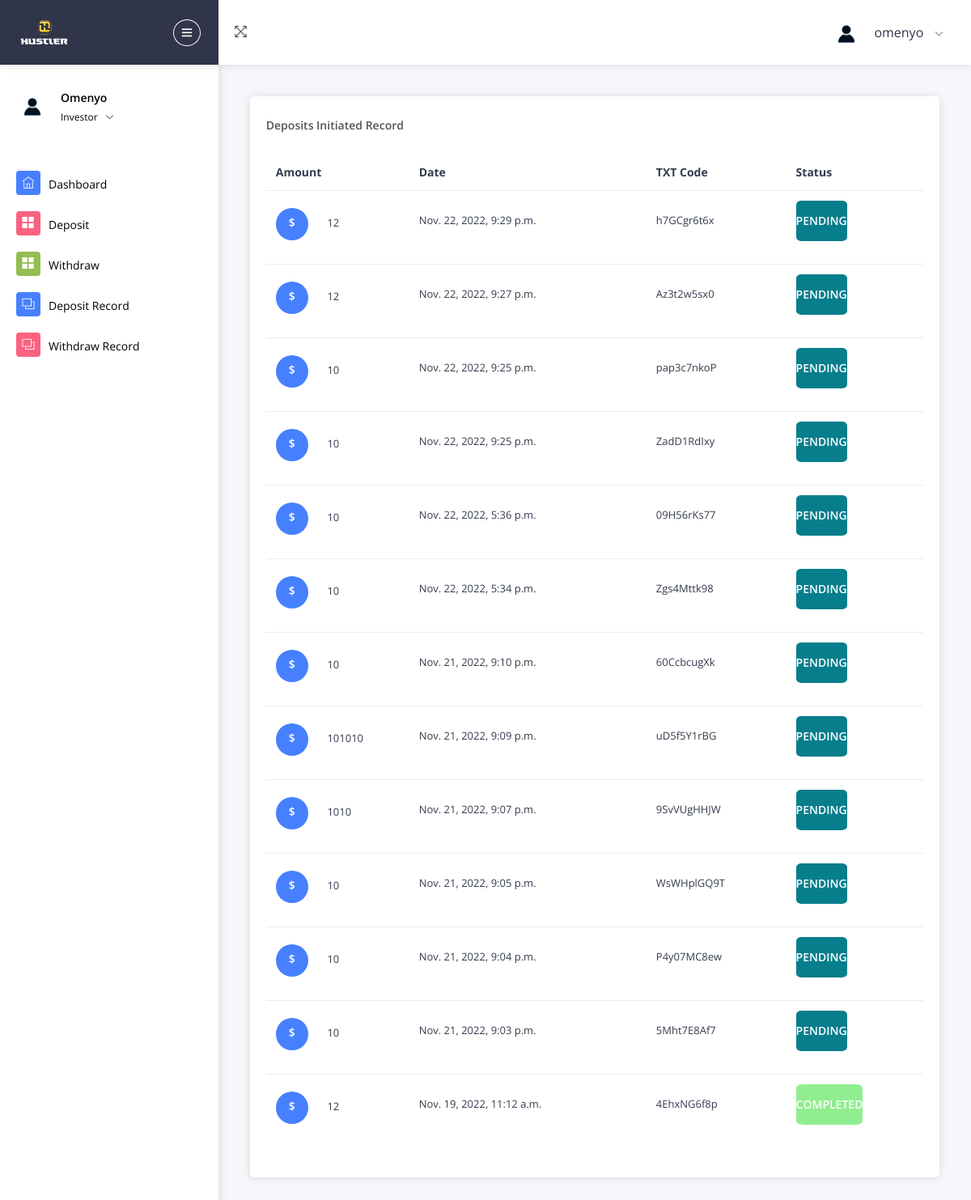
/depositrecord (signed in), run on an earlier commit of the app's database.
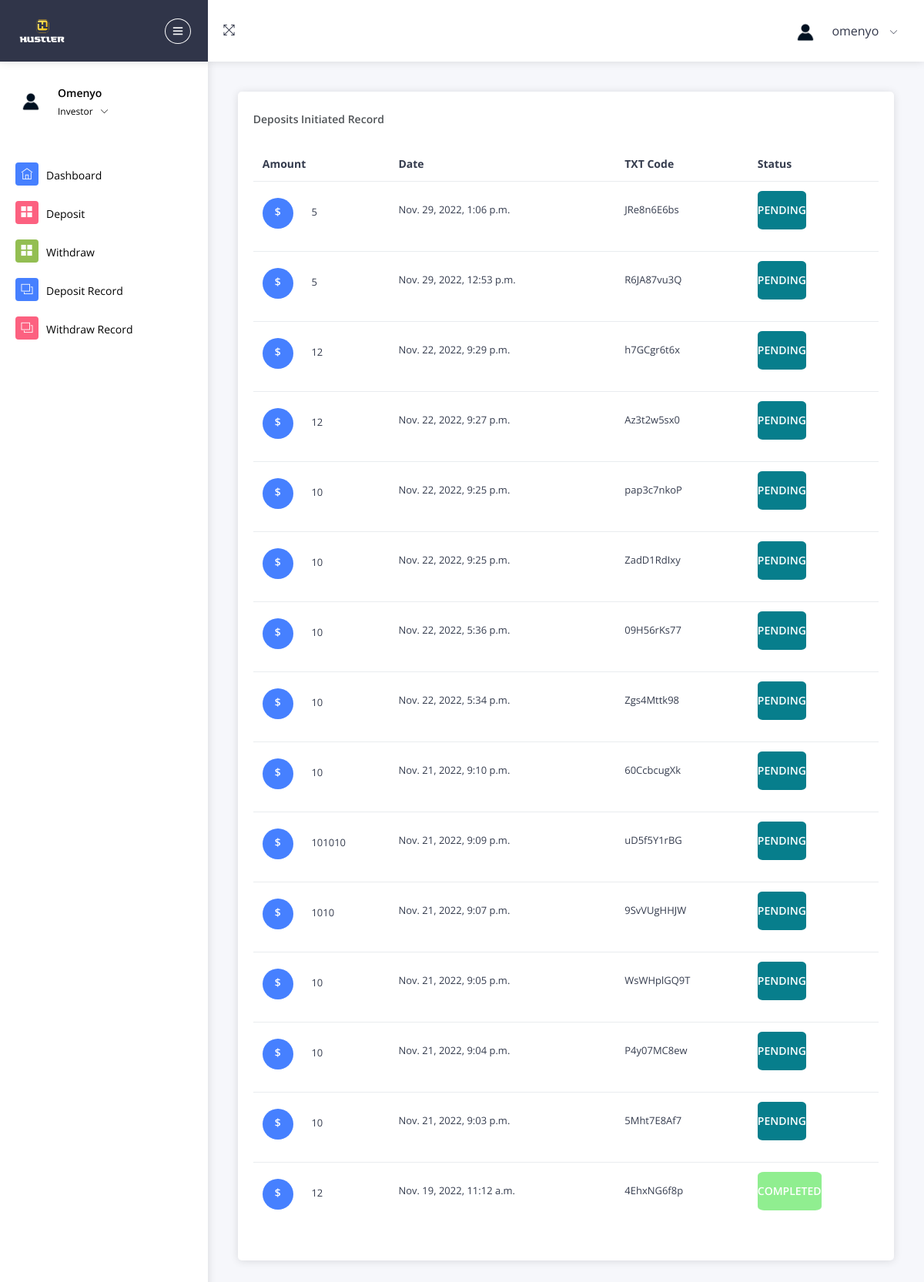
And on a later commit of the database.
### main/models.py (models this page shows, shortened)
class Deposit(models.Model):
	person = models.CharField(max_length=1000)
	amount= models.CharField(max_length=1000)
	txt_random=models.CharField(max_length=1000, default=1)
	date_deposit =models.DateTimeField(default=datetime.datetime.today)
	status=models.BooleanField(default=False)
	class Meta:
		ordering = ('-date_deposit', )

### main/views.py (the view)
# urls.py: path('depositrecord', views.depositrecord, name='depositrecord'),
@login_required
def depositrecord(request):
    try:
        lists=Deposit.objects.filter(person=request.user)
    except:
        lists={}
    context={'lists':lists,'header':'Deposits Initiated Record'}
    return render(request, 'withdrawdepositrecord.html',context)

### templates/withdrawdepositrecord.html (shortened to what this page needs)
{% extends 'base.html' %}
{% load static %}
{% block body %}
<div class="pcoded-content">
                        <div class="pcoded-inner-content">
                            <div class="main-body">
                                <div class="page-wrapper">
                                    <div class="page-body">
                                        <div class="row">
                                            <div class="col-md-12 col-xl-12">
                                                <div class="card project-task">
                                                    <div class="card-header">
                                                        <div class="card-header-left ">
                                                            <h5>{{ header }} </h5>
                                                        </div>
                                                        <div class="card-header-right">
                                                            <ul class="list-unstyled card-option">
                                                                <li><i class="icofont icofont-simple-left "></i></li>
                                                            </ul>
                                                        </div>
                                                    </div>
                                                    <div class="card-block p-b-10">
                                                        <div class="table-responsive">
                                                            <table class="table table-hover">
                                                                <thead>
                                                                    <tr>
                                                                        <th>Amount</th>
                                                                        <th>Date</th>
                                                                        <th>TXT Code</th>
                                                                        <th>Status</th>
                                                                    </tr>
                                                                </thead>
                                                                <tbody>
                                                                    {% for i in lists %}
                                                                    <tr>
                                                                        <td>
                                                                            <div class="task-contain">
                                                                                <h6 class="bg-c-blue d-inline-block text-center">$</h6>
                                                                                <p class="d-inline-block m-l-20">{{ i.amount }}</p>
                                                                            </div>
                                                                        </td>
                                                                        <td>
                                                                            <p class="d-inline-block m-r-20">{{ i.date_deposit }}</p>
                                                                        </td>
                                                                        <td>
                                                                            <p class="d-inline-block m-r-20">{{ i.txt_random }}</p>
                                                                        </td>
                                                                        {% if i.status == True %}
                                                                        <td>
                                                                            <p class="d-inline-block m-r-20"style=": 100px;height: 50px;font-size: 14px;color: #ffffff;font-weight: 600;
                                                                            line-height: 50px;text-align:center;display: block;background-color:#90EE90;-webkit-border-radius: 50%;-moz-border-radius: 50%;border-radius: 10%;text-transform: uppercase;">Completed</p>
                                                                        </td>
                                                                        {% else %}
                                                                        <td>
                                                                            <p class="d-inline-block m-r-20" style=": 100px;height: 50px;font-size: 14px;color: #ffffff;font-weight: 600;
                                                                            line-height: 50px;text-align:center;display: block;background-color:#077E8C;-webkit-border-radius: 50%;-moz-border-radius: 50%;border-radius: 10%;text-transform: uppercase;">Pending </p>
                                                                        </td>
                                                                        {% endif %}
                                                                    </tr>
                                                                    {% endfor %}
                                                                </tbody>
                                                            </table>
                                                        </div>
                                                    </div>
                                                </div>
                                            </div>
                                        </div>
                                    </div>
                                </div>
                            </div>
                        </div>
                    </div>
{% endblock %}

### templates/base.html (shortened to what this page needs)
{% load static %}
<!DOCTYPE html>
<html lang="en">
<head>
      <link rel="stylesheet" type="text/css" href="{% static 'assets/css/bootstrap/css/bootstrap.min.css' %}">
      <link rel="stylesheet" type="text/css" href="{% static 'assets/icon/themify-icons/themify-icons.css' %}">
      <link rel="stylesheet" type="text/css" href="{% static 'assets/icon/icofont/css/icofont.css' %}">
      <link rel="stylesheet" type="text/css" href="{% static 'assets/css/style.css' %}">
      <link rel="stylesheet" type="text/css" href="{% static 'assets/css/jquery.mCustomScrollbar.css' %}">
  </head>
  <body>
    <div id="pcoded" class="pcoded">
        <div class="pcoded-container navbar-wrapper">
            <nav class="navbar header-navbar pcoded-header">
                <div class="navbar-wrapper">
                    <div class="navbar-logo">
                        <a class="mobile-menu" id="mobile-collapse" href="#!">
                            <i class="ti-menu"></i>
                        </a>
                        <a href="index.html">
                            <img class="img-fluid" src="{% static 'assets/logo-removebg-preview.png' %}"  alt="Template"style="height:60px;width: 90px;" />
                        </a>
                    </div>
                    <div class="navbar-container container-fluid">
                        <ul class="nav-left">
                            <li>
                                <a href="#!" onclick="javascript:toggleFullScreen()">
                                    <i class="ti-fullscreen"></i>
                                </a>
                            </li>
                        </ul>
                        <ul class="nav-right">
                            <li class="user-profile header-notification">
                                <a href="#!">
                                    <img src="{% static 'assets/default.jpg' %}" class="img-radius" alt="User-Profile-Image">
                                    <span>{% if user.is_authenticated %}{{ request.user.username }}{% else %}Guest User{% endif %}</span>
                                    <i class="ti-angle-down"></i>
                                </a>
                            </li>
                        </ul>
                    </div>
                </div>
            </nav>
            <div class="pcoded-main-container">
                <div class="pcoded-wrapper">
                    <nav class="pcoded-navbar">
                        <div class="pcoded-inner-navbar main-menu">
                            <div class="">
                                <div class="main-menu-header">
                                    <img class="img-40 img-radius" src="{% static 'assets/default.jpg' %}" alt="User-Profile-Image">
                                    <div class="user-details">
                                        <span>{% if user.is_authenticated %}{{ request.user.username }}{% else %}Guest User{% endif %}</span>
                                        <span id="more-details">Investor<i class="ti-angle-down"></i></span>
                                    </div>
                                </div>
                            </div>
                            <div class="pcoded-navigatio-lavel" data-i18n="nav.category.navigation"></div>
                            <ul class="pcoded-item pcoded-left-item">
                                <li class="">
                                    <a href="/">
                                        <span class="pcoded-micon"><i class="ti-home"></i><b>D</b></span>
                                        <span class="pcoded-mtext" data-i18n="nav.dash.main">Dashboard</span>
                                    </a>
                                </li>
                                <li class="">
                                    <a href="/deposit">
                                        <span class="pcoded-micon"><i class="ti-layout-grid2-alt"></i></span>
                                        <span class="pcoded-mtext"  data-i18n="nav.basic-components.main">Deposit</span>
                                    </a>
                                </li>
                                <li class="">
                                    <a href="/withdraw">
                                        <span class="pcoded-micon"><i class="ti-layout-grid2-alt"></i></span>
                                        <span class="pcoded-mtext"  data-i18n="nav.basic-components.main">Withdraw</span>
                                    </a>
                                </li>
                            </ul>
                            <ul class="pcoded-item pcoded-left-item">
                                <li>
                                    <a href="/depositrecord">
                                        <span class="pcoded-micon"><i class="ti-layers"></i><b>FC</b></span>
                                        <span class="pcoded-mtext" data-i18n="nav.form-components.main">Deposit Record</span>
                                    </a>
                                </li>
                                <li>
                                    <a href="/withdrawrecord">
                                        <span class="pcoded-micon"><i class="ti-layers"></i><b>FC</b></span>
                                        <span class="pcoded-mtext" data-i18n="nav.form-components.main">Withdraw Record</span>
                                    </a>
                                </li>
                            </ul>
                        </div>
                    </nav>
{% block body %}
{% endblock %}
</body>
</html>

What changed in the data, as far as the page shows it:
added Deposit: amount "5", date_deposit "Nov. 29, 2022, 1:06 p.m.", txt_random "JRe8n6E6bs", status "PENDING"
added Deposit: amount "5", date_deposit "Nov. 29, 2022, 12:53 p.m.", txt_random "R6JA87vu3Q", status "PENDING"
